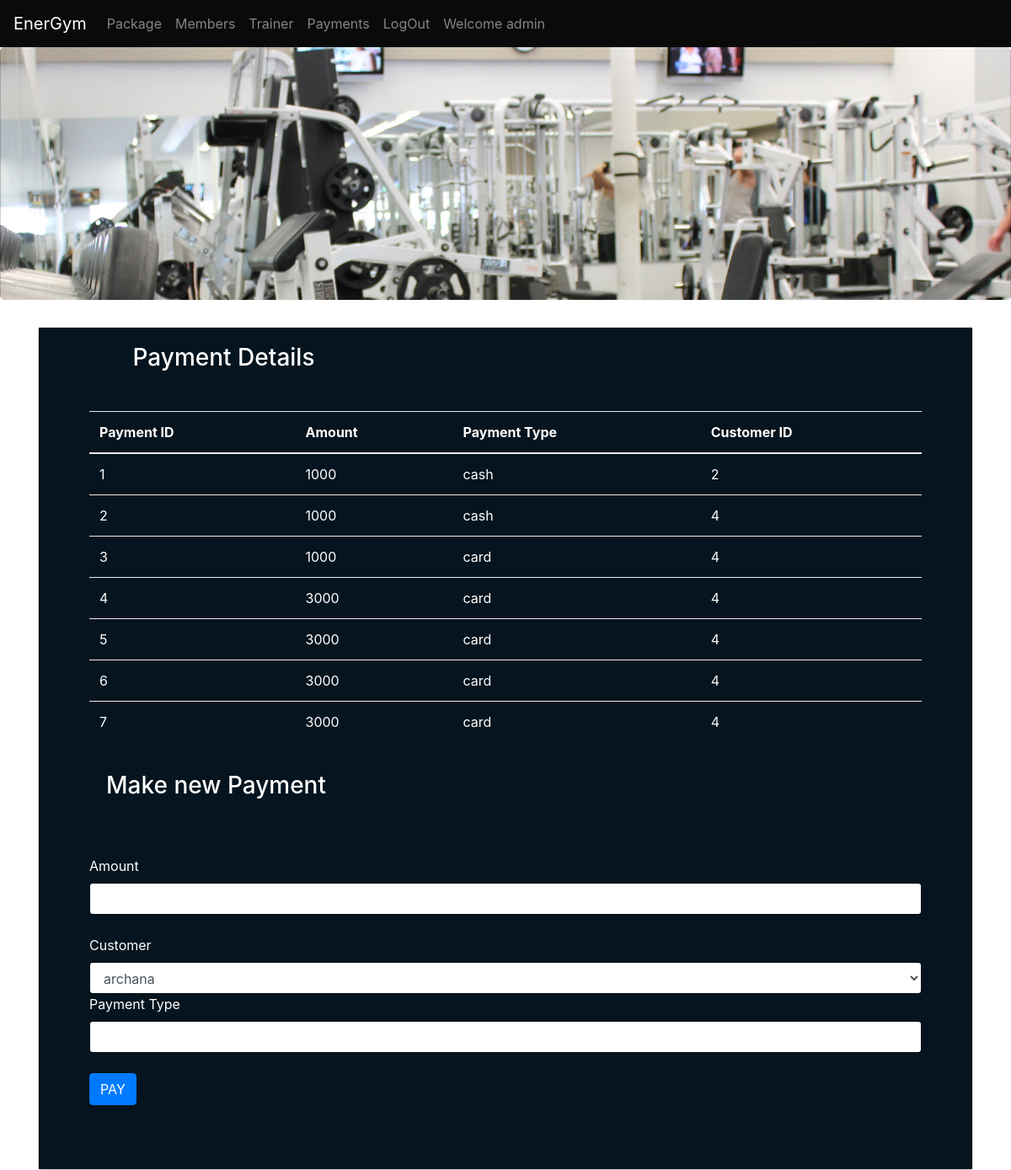
The app's page /payment.php (signed in) with its own data.
### tables this page shows
CREATE TABLE `payment` (
  `Payment_id` int(10) NOT NULL,
  `Amount` int(20) NOT NULL,
  `customer_id` varchar(20) NOT NULL,
  `payment_type` varchar(20) NOT NULL,
  `card_number` varchar(30) DEFAULT NULL,
  `cvv` int(11) DEFAULT NULL,
  `expiry_date` date DEFAULT NULL
);

### payment.php (the view, shortened to what this page needs)
<!DOCTYPE html>
<?php
 include("function.php");
 include("nav.php");
 ?>
<html>
<head>
    <link rel="stylesheet" href="bootstrap/bootstrap.min.css">
</head>
<body>
<div class="jumbotron" style="background: url('images/2.jpg') no-repeat;background-size: cover;height: 300px;"></div>
 <div class="container">
<div class="card">
     <div class="card-body" style="background-color:#05141e;color:#ffffff;">
         <div class="row">
             <div class="col-md-1">
              </div>
             <div class="col-md-3"><h3>Payment Details</h3></div>
             <div class="col-md-8">
                 </div></div></div>
     <div class="card-body" style="background-color:#05141e;color:#ffffff;">
         <div class="card-body">
    <table class="table table-hover">
        <thead>
     <tr>
            <th>Payment ID </th>
            <th>Amount</th>
            <th>Payment Type</th>
            <th>Customer ID</th>
        </tr>
        </thead>
        <tbody>
          <?php get_payment(); ?>
        </tbody>
    </table>
    <div class="card-body" style="background-color:#05141e;color:FFFFFF;">
                <h3>Make new Payment</h3>
                </div>
                <div class="card-body"></div>
                <form class="form-group" action="function.php" method="post">
                    <label>Amount</label>
                    <input type="text" name="Amount" required class="form-control"><br>
                    <label>Customer</label>
                    <select class="form-control" name="customer_id">
                    <?php
                    global $con;
                    $query="select * from members";
                    $member_details=mysqli_query($con,$query);
                    while ($row=mysqli_fetch_array($member_details))
                    {
       echo '<option value="'.$row['member_id'].'">'.$row['fname'].'</option>';
           }
           ?>
           </select>
                    <label>Payment Type</label>
<input type="text" name="payment_type" required class="form-control"><br>
<input type="submit" class="btn btn-primary" name="pay_submit" value="PAY">
     </div>
    </div>
    </div>
    </div>
    </body>
</html>

### function.php (shortened to what this page needs)
<?php
$con=mysqli_connect("localhost","root","","energym");
function get_payment(){
    global $con;
    $query="select * from Payment";
    $result=mysqli_query($con,$query);
    while($row=mysqli_fetch_array($result)){
        $Payment_id=$row ['Payment_id'];
        $Amount=$row['Amount'];
        $payment_type=$row['payment_type'];
        $customer_id=$row['customer_id'];
        echo"<tr>
        <td>$Payment_id</td>
        <td>$Amount</td>
        <td>$payment_type</td>
        <td>$customer_id</td>
            </tr>";
    }
}
?>

### records on screen
payment: Payment_id "1", Amount "1000", payment_type "cash", customer "2"
payment: Payment_id "2", Amount "1000", payment_type "cash", customer "4"
payment: Payment_id "3", Amount "1000", payment_type "card", customer "4"
payment: Payment_id "4", Amount "3000", payment_type "card", customer "4"
payment: Payment_id "5", Amount "3000", payment_type "card", customer "4"
payment: Payment_id "6", Amount "3000", payment_type "card", customer "4"
payment: Payment_id "7", Amount "3000", payment_type "card", customer "4"

### other values on screen
$_SESSION['admin'] "admin"
form field customer_id "archana"
